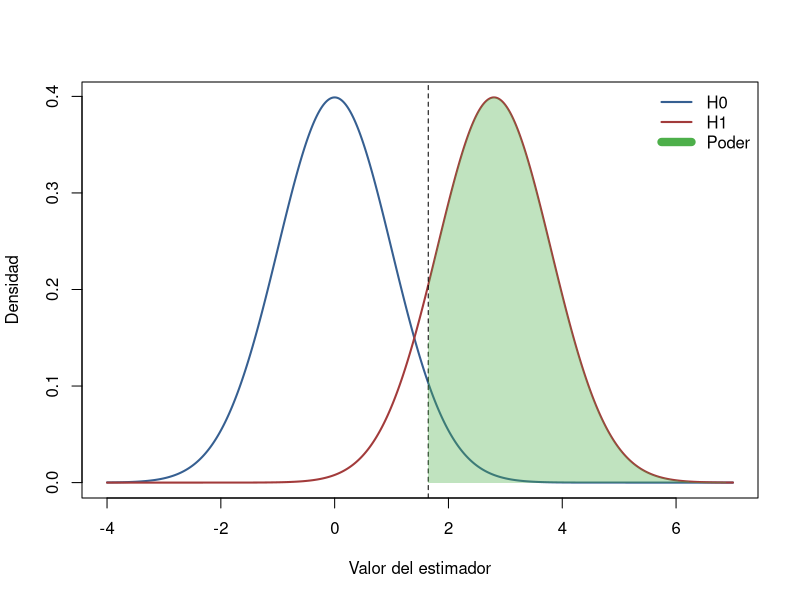

Write the R code that produced this figure.
## ---- chunk 1
alpha <- 0.05
se <- 1
delta <- 2.8
critical <- qnorm(1 - alpha) * se
x <- seq(-4, 7, length.out = 1200)
f0 <- dnorm(x, mean = 0, sd = se)
f1 <- dnorm(x, mean = delta, sd = se)
plot(x, f0, type = "l", lwd = 2, col = "#365f91",
     xlab = "Valor del estimador", ylab = "Densidad", ylim = c(0, max(f0)))
lines(x, f1, lwd = 2, col = "#a23b3b")
abline(v = critical, lty = 2)
ix <- x >= critical
polygon(c(critical, x[ix], max(x)), c(0, f1[ix], 0),
        col = adjustcolor("#4daf4a", alpha.f = 0.35), border = NA)
legend("topright", c("H0", "H1", "Poder"),
       col = c("#365f91", "#a23b3b", "#4daf4a"), lwd = c(2, 2, 8), bty = "n")
